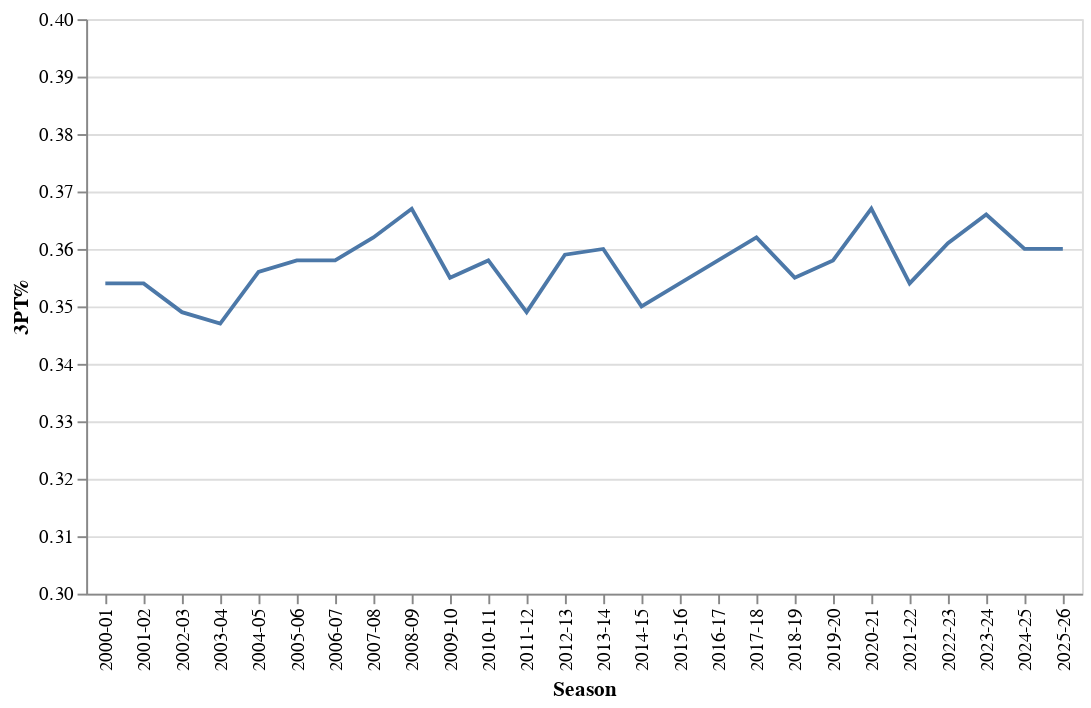

Write notebook code for a chart like this one.
### Code cell
base = alt.Chart(df).mark_line().encode(
    x='Season:O',
    y=alt.Y(
        '3P%',
        title='3PT%',
        scale=alt.Scale(domain=[0.3, 0.4])
)
)

base

### Figure 1 — Vega-Lite specification as saved in the notebook (floating-point values rounded to 4 significant figures)
{"$schema": "https://vega.github.io/schema/vega-lite/v5.20.1.json", "config": {"view": {"continuousHeight": 300, "continuousWidth": 300}}, "data": {"name": "data-1105610c201b2d9f409542ae6ef3847c"}, "datasets": {"data-1105610c201b2d9f409542ae6ef3847c": [{"3P": 13.3, "3P%": 0.36, "3PA": 37, "AST": 26.5, "Age": 26.3, "BLK": 4.8, "DRB": 32.3, "FG": 41.8, "FG%": 0.47, "FGA": 89, "FT": 19.6, "FT%": 0.789, "FT/FGA": 0.22, "FTA": 24.8, "G": 354, "Ht": "6-7", "Lg": "NBA", "MP": 241.7, "ORB": 11.5, "ORB%": 26.2, "ORtg": 115.8, "PF": 21.1, "PTS": 116.6, "Pace": 100, "Rk": 1, "STL": 8.5, "Season": "2025-26", "TOV": 15, "TOV%": 13, "TRB": 43.8, "TS%": 0.583, "Wt": 216, "eFG%": 0.545}, {"3P": 13.5, "3P%": 0.36, "3PA": 37.6, "AST": 26.5, "Age": 26.3, "BLK": 4.9, "DRB": 33, "FG": 41.7, "FG%": 0.467, "FGA": 89.2, "FT": 16.9, "FT%": 0.78, "FT/FGA": 0.189, "FTA": 21.7, "G": 1230, "Ht": "6-7", "Lg": "NBA", "MP": 241.3, "ORB": 11.1, "ORB%": 25.2, "ORtg": 114.5, "PF": 18.6, "PTS": 113.8, "Pace": 98.8, "Rk": 2, "STL": 8.2, "Season": "2024-25", "TOV": 14.3, "TOV%": 12.6, "TRB": 44.1, "TS%": 0.576, "Wt": 216, "eFG%": 0.543}, {"3P": 12.8, "3P%": 0.366, "3PA": 35.1, "AST": 26.7, "Age": 26.4, "BLK": 5.1, "DRB": 33, "FG": 42.2, "FG%": 0.474, "FGA": 88.9, "FT": 17, "FT%": 0.784, "FT/FGA": 0.192, "FTA": 21.7, "G": 1230, "Ht": "6-6", "Lg": "NBA", "MP": 241.4, "ORB": 10.6, "ORB%": 24.2, "ORtg": 115.3, "PF": 18.7, "PTS": 114.2, "Pace": 98.5, "Rk": 3, "STL": 7.5, "Season": "2023-24", "TOV": 13.6, "TOV%": 12.1, "TRB": 43.5, "TS%": 0.58, "Wt": 217, "eFG%": 0.547}, {"3P": 12.3, "3P%": 0.361, "3PA": 34.2, "AST": 25.3, "Age": 26.1, "BLK": 4.7, "DRB": 33, "FG": 42, "FG%": 0.475, "FGA": 88.3, "FT": 18.4, "FT%": 0.782, "FT/FGA": 0.208, "FTA": 23.5, "G": 1230, "Ht": "6-6", "Lg": "NBA", "MP": 241.8, "ORB": 10.4, "ORB%": 24, "ORtg": 114.8, "PF": 20, "PTS": 114.7, "Pace": 99.2, "Rk": 4, "STL": 7.3, "Season": "2022-23", "TOV": 14.1, "TOV%": 12.5, "TRB": 43.4, "TS%": 0.581, "Wt": 217, "eFG%": 0.545}, {"3P": 12.4, "3P%": 0.354, "3PA": 35.2, "AST": 24.6, "Age": 26.1, "BLK": 4.7, "DRB": 34.1, "FG": 40.6, "FG%": 0.461, "FGA": 88.1, "FT": 16.9, "FT%": 0.775, "FT/FGA": 0.192, "FTA": 21.9, "G": 1230, "Ht": "6-6", "Lg": "NBA", "MP": 241.4, "ORB": 10.3, "ORB%": 23.2, "ORtg": 112, "PF": 19.6, "PTS": 110.6, "Pace": 98.2, "Rk": 5, "STL": 7.6, "Season": "2021-22", "TOV": 13.8, "TOV%": 12.3, "TRB": 44.5, "TS%": 0.566, "Wt": 216, "eFG%": 0.532}, {"3P": 12.7, "3P%": 0.367, "3PA": 34.6, "AST": 24.8, "Age": 26.1, "BLK": 4.9, "DRB": 34.5, "FG": 41.2, "FG%": 0.466, "FGA": 88.4, "FT": 17, "FT%": 0.778, "FT/FGA": 0.192, "FTA": 21.8, "G": 1080, "Ht": "6-6", "Lg": "NBA", "MP": 241.4, "ORB": 9.8, "ORB%": 22.2, "ORtg": 112.3, "PF": 19.3, "PTS": 112.1, "Pace": 99.2, "Rk": 6, "STL": 7.6, "Season": "2020-21", "TOV": 13.8, "TOV%": 12.4, "TRB": 44.3, "TS%": 0.572, "Wt": 218, "eFG%": 0.538}, {"3P": 12.2, "3P%": 0.358, "3PA": 34.1, "AST": 24.4, "Age": 26.1, "BLK": 4.9, "DRB": 34.8, "FG": 40.9, "FG%": 0.46, "FGA": 88.8, "FT": 17.9, "FT%": 0.773, "FT/FGA": 0.201, "FTA": 23.1, "G": 1059, "Ht": "6-6", "Lg": "NBA", "MP": 241.8, "ORB": 10.1, "ORB%": 22.5, "ORtg": 110.6, "PF": 20.8, "PTS": 111.8, "Pace": 100.3, "Rk": 7, "STL": 7.6, "Season": "2019-20", "TOV": 14.5, "TOV%": 12.8, "TRB": 44.8, "TS%": 0.565, "Wt": 218, "eFG%": 0.529}, {"3P": 11.4, "3P%": 0.355, "3PA": 32, "AST": 24.6, "Age": 26.3, "BLK": 5, "DRB": 34.8, "FG": 41.1, "FG%": 0.461, "FGA": 89.2, "FT": 17.7, "FT%": 0.766, "FT/FGA": 0.198, "FTA": 23.1, "G": 1230, "Ht": "6-6", "Lg": "NBA", "MP": 241.6, "ORB": 10.3, "ORB%": 22.9, "ORtg": 110.4, "PF": 20.9, "PTS": 111.2, "Pace": 100, "Rk": 8, "STL": 7.6, "Season": "2018-19", "TOV": 14.1, "TOV%": 12.4, "TRB": 45.2, "TS%": 0.56, "Wt": 220, "eFG%": 0.524}, {"3P": 10.5, "3P%": 0.362, "3PA": 29, "AST": 23.2, "Age": 26.4, "BLK": 4.8, "DRB": 33.8, "FG": 39.6, "FG%": 0.46, "FGA": 86.1, "FT": 16.6, "FT%": 0.767, "FT/FGA": 0.193, "FTA": 21.7, "G": 1230, "Ht": "6-7", "Lg": "NBA", "MP": 241.4, "ORB": 9.7, "ORB%": 22.3, "ORtg": 108.6, "PF": 19.9, "PTS": 106.3, "Pace": 97.3, "Rk": 9, "STL": 7.7, "Season": "2017-18", "TOV": 14.3, "TOV%": 13, "TRB": 43.5, "TS%": 0.556, "Wt": 221, "eFG%": 0.521}, {"3P": 9.7, "3P%": 0.358, "3PA": 27, "AST": 22.6, "Age": 26.6, "BLK": 4.7, "DRB": 33.4, "FG": 39, "FG%": 0.457, "FGA": 85.4, "FT": 17.8, "FT%": 0.772, "FT/FGA": 0.209, "FTA": 23.1, "G": 1230, "Ht": "6-7", "Lg": "NBA", "MP": 241.6, "ORB": 10.1, "ORB%": 23.3, "ORtg": 108.8, "PF": 19.9, "PTS": 105.6, "Pace": 96.4, "Rk": 10, "STL": 7.7, "Season": "2016-17", "TOV": 14, "TOV%": 12.7, "TRB": 43.5, "TS%": 0.552, "Wt": 222, "eFG%": 0.514}, {"3P": 8.5, "3P%": 0.354, "3PA": 24.1, "AST": 22.3, "Age": 26.7, "BLK": 5, "DRB": 33.3, "FG": 38.2, "FG%": 0.452, "FGA": 84.6, "FT": 17.7, "FT%": 0.757, "FT/FGA": 0.209, "FTA": 23.4, "G": 1230, "Ht": "6-7", "Lg": "NBA", "MP": 241.8, "ORB": 10.4, "ORB%": 23.8, "ORtg": 106.4, "PF": 20.3, "PTS": 102.7, "Pace": 95.8, "Rk": 11, "STL": 7.8, "Season": "2015-16", "TOV": 14.4, "TOV%": 13.2, "TRB": 43.8, "TS%": 0.541, "Wt": 222, "eFG%": 0.502}, {"3P": 7.8, "3P%": 0.35, "3PA": 22.4, "AST": 22, "Age": 26.7, "BLK": 4.8, "DRB": 32.4, "FG": 37.5, "FG%": 0.449, "FGA": 83.6, "FT": 17.1, "FT%": 0.75, "FT/FGA": 0.205, "FTA": 22.8, "G": 1230, "Ht": "6-7", "Lg": "NBA", "MP": 242, "ORB": 10.9, "ORB%": 25.1, "ORtg": 105.6, "PF": 20.2, "PTS": 100, "Pace": 93.9, "Rk": 12, "STL": 7.7, "Season": "2014-15", "TOV": 14.4, "TOV%": 13.3, "TRB": 43.3, "TS%": 0.534, "Wt": 223, "eFG%": 0.496}, {"3P": 7.7, "3P%": 0.36, "3PA": 21.5, "AST": 22, "Age": 26.5, "BLK": 4.7, "DRB": 31.8, "FG": 37.7, "FG%": 0.454, "FGA": 83, "FT": 17.8, "FT%": 0.756, "FT/FGA": 0.215, "FTA": 23.6, "G": 1230, "Ht": "6-7", "Lg": "NBA", "MP": 242, "ORB": 10.9, "ORB%": 25.5, "ORtg": 106.6, "PF": 20.7, "PTS": 101, "Pace": 93.9, "Rk": 13, "STL": 7.7, "Season": "2013-14", "TOV": 14.6, "TOV%": 13.6, "TRB": 42.7, "TS%": 0.541, "Wt": 223, "eFG%": 0.501}, {"3P": 7.2, "3P%": 0.359, "3PA": 20, "AST": 22.1, "Age": 26.7, "BLK": 5.1, "DRB": 31, "FG": 37.1, "FG%": 0.453, "FGA": 82, "FT": 16.7, "FT%": 0.753, "FT/FGA": 0.204, "FTA": 22.2, "G": 1229, "Ht": "6-7", "Lg": "NBA", "MP": 241.9, "ORB": 11.2, "ORB%": 26.5, "ORtg": 105.8, "PF": 19.8, "PTS": 98.1, "Pace": 92, "Rk": 14, "STL": 7.8, "Season": "2012-13", "TOV": 14.6, "TOV%": 13.7, "TRB": 42.1, "TS%": 0.535, "Wt": 223, "eFG%": 0.496}, {"3P": 6.4, "3P%": 0.349, "3PA": 18.4, "AST": 21, "Age": 26.6, "BLK": 5.1, "DRB": 30.8, "FG": 36.5, "FG%": 0.448, "FGA": 81.4, "FT": 16.9, "FT%": 0.752, "FT/FGA": 0.208, "FTA": 22.5, "G": 990, "Ht": "6-7", "Lg": "NBA", "MP": 241.9, "ORB": 11.4, "ORB%": 27, "ORtg": 104.6, "PF": 19.6, "PTS": 96.3, "Pace": 91.3, "Rk": 15, "STL": 7.7, "Season": "2011-12", "TOV": 14.6, "TOV%": 13.8, "TRB": 42.2, "TS%": 0.527, "Wt": 223, "eFG%": 0.487}, {"3P": 6.5, "3P%": 0.358, "3PA": 18, "AST": 21.5, "Age": 26.6, "BLK": 4.9, "DRB": 30.5, "FG": 37.2, "FG%": 0.459, "FGA": 81.2, "FT": 18.6, "FT%": 0.763, "FT/FGA": 0.229, "FTA": 24.4, "G": 1230, "Ht": "6-7", "Lg": "NBA", "MP": 241.9, "ORB": 10.9, "ORB%": 26.4, "ORtg": 107.3, "PF": 20.7, "PTS": 99.6, "Pace": 92.1, "Rk": 16, "STL": 7.3, "Season": "2010-11", "TOV": 14.3, "TOV%": 13.4, "TRB": 41.4, "TS%": 0.541, "Wt": 223, "eFG%": 0.498}, {"3P": 6.4, "3P%": 0.355, "3PA": 18.1, "AST": 21.2, "Age": 26.6, "BLK": 4.9, "DRB": 30.8, "FG": 37.7, "FG%": 0.461, "FGA": 81.7, "FT": 18.6, "FT%": 0.759, "FT/FGA": 0.228, "FTA": 24.5, "G": 1230, "Ht": "6-7", "Lg": "NBA", "MP": 241.7, "ORB": 11, "ORB%": 26.3, "ORtg": 107.6, "PF": 20.9, "PTS": 100.4, "Pace": 92.7, "Rk": 17, "STL": 7.2, "Season": "2009-10", "TOV": 14.2, "TOV%": 13.3, "TRB": 41.7, "TS%": 0.543, "Wt": 222, "eFG%": 0.501}, {"3P": 6.6, "3P%": 0.367, "3PA": 18.1, "AST": 21, "Age": 26.6, "BLK": 4.8, "DRB": 30.3, "FG": 37.1, "FG%": 0.459, "FGA": 80.9, "FT": 19.1, "FT%": 0.771, "FT/FGA": 0.236, "FTA": 24.7, "G": 1230, "Ht": "6-7", "Lg": "NBA", "MP": 241.7, "ORB": 11, "ORB%": 26.7, "ORtg": 108.3, "PF": 21, "PTS": 100, "Pace": 91.7, "Rk": 18, "STL": 7.3, "Season": "2008-09", "TOV": 14, "TOV%": 13.3, "TRB": 41.3, "TS%": 0.544, "Wt": 221, "eFG%": 0.5}, {"3P": 6.6, "3P%": 0.362, "3PA": 18.1, "AST": 21.8, "Age": 26.8, "BLK": 4.7, "DRB": 30.8, "FG": 37.3, "FG%": 0.457, "FGA": 81.5, "FT": 18.8, "FT%": 0.755, "FT/FGA": 0.231, "FTA": 24.9, "G": 1230, "Ht": "6-7", "Lg": "NBA", "MP": 241.5, "ORB": 11.2, "ORB%": 26.7, "ORtg": 107.5, "PF": 21, "PTS": 99.9, "Pace": 92.4, "Rk": 19, "STL": 7.3, "Season": "2007-08", "TOV": 14.1, "TOV%": 13.2, "TRB": 42, "TS%": 0.54, "Wt": 220, "eFG%": 0.497}, {"3P": 6.1, "3P%": 0.358, "3PA": 16.9, "AST": 21.3, "Age": 26.6, "BLK": 4.6, "DRB": 29.9, "FG": 36.5, "FG%": 0.458, "FGA": 79.7, "FT": 19.6, "FT%": 0.752, "FT/FGA": 0.246, "FTA": 26.1, "G": 1230, "Ht": "6-7", "Lg": "NBA", "MP": 242.2, "ORB": 11.1, "ORB%": 27.1, "ORtg": 106.5, "PF": 22.2, "PTS": 98.7, "Pace": 91.9, "Rk": 20, "STL": 7.2, "Season": "2006-07", "TOV": 15.1, "TOV%": 14.2, "TRB": 41.1, "TS%": 0.541, "Wt": 219, "eFG%": 0.496}, {"3P": 5.7, "3P%": 0.358, "3PA": 16, "AST": 20.6, "Age": 26.5, "BLK": 4.7, "DRB": 29.8, "FG": 35.8, "FG%": 0.454, "FGA": 79, "FT": 19.6, "FT%": 0.745, "FT/FGA": 0.248, "FTA": 26.3, "G": 1230, "Ht": "6-7", "Lg": "NBA", "MP": 242.1, "ORB": 11.2, "ORB%": 27.3, "ORtg": 106.2, "PF": 22.8, "PTS": 97, "Pace": 90.5, "Rk": 21, "STL": 7.2, "Season": "2005-06", "TOV": 14.4, "TOV%": 13.7, "TRB": 41, "TS%": 0.536, "Wt": 220, "eFG%": 0.49}, {"3P": 5.6, "3P%": 0.356, "3PA": 15.8, "AST": 21.3, "Age": 26.9, "BLK": 4.9, "DRB": 29.8, "FG": 35.9, "FG%": 0.447, "FGA": 80.3, "FT": 19.7, "FT%": 0.756, "FT/FGA": 0.245, "FTA": 26.1, "G": 1230, "Ht": "6-7", "Lg": "NBA", "MP": 241.9, "ORB": 12, "ORB%": 28.7, "ORtg": 106.1, "PF": 22.6, "PTS": 97.2, "Pace": 90.9, "Rk": 22, "STL": 7.5, "Season": "2004-05", "TOV": 14.5, "TOV%": 13.6, "TRB": 41.9, "TS%": 0.529, "Wt": 220, "eFG%": 0.482}, {"3P": 5.2, "3P%": 0.347, "3PA": 14.9, "AST": 21.3, "Age": 27, "BLK": 5.1, "DRB": 30.1, "FG": 35, "FG%": 0.439, "FGA": 79.8, "FT": 18.2, "FT%": 0.752, "FT/FGA": 0.228, "FTA": 24.2, "G": 1189, "Ht": "6-7", "Lg": "NBA", "MP": 241.7, "ORB": 12.1, "ORB%": 28.6, "ORtg": 102.9, "PF": 21.4, "PTS": 93.4, "Pace": 90.1, "Rk": 23, "STL": 7.9, "Season": "2003-04", "TOV": 15, "TOV%": 14.2, "TRB": 42.2, "TS%": 0.516, "Wt": 220, "eFG%": 0.471}, {"3P": 5.1, "3P%": 0.349, "3PA": 14.7, "AST": 21.5, "Age": 27.2, "BLK": 5, "DRB": 30.3, "FG": 35.7, "FG%": 0.442, "FGA": 80.8, "FT": 18.5, "FT%": 0.758, "FT/FGA": 0.229, "FTA": 24.4, "G": 1189, "Ht": "6-7", "Lg": "NBA", "MP": 242, "ORB": 12, "ORB%": 28.5, "ORtg": 103.6, "PF": 21.8, "PTS": 95.1, "Pace": 91, "Rk": 24, "STL": 7.9, "Season": "2002-03", "TOV": 14.9, "TOV%": 14, "TRB": 42.3, "TS%": 0.519, "Wt": 219, "eFG%": 0.474}, {"3P": 5.2, "3P%": 0.354, "3PA": 14.7, "AST": 21.9, "Age": 27.4, "BLK": 5.2, "DRB": 30.2, "FG": 36.2, "FG%": 0.445, "FGA": 81.3, "FT": 17.9, "FT%": 0.752, "FT/FGA": 0.221, "FTA": 23.8, "G": 1189, "Ht": "6-7", "Lg": "NBA", "MP": 241.7, "ORB": 12.2, "ORB%": 28.9, "ORtg": 104.5, "PF": 21.2, "PTS": 95.5, "Pace": 90.7, "Rk": 25, "STL": 7.8, "Season": "2001-02", "TOV": 14.5, "TOV%": 13.6, "TRB": 42.4, "TS%": 0.52, "Wt": 218, "eFG%": 0.477}, {"3P": 4.8, "3P%": 0.354, "3PA": 13.7, "AST": 21.8, "Age": 27.7, "BLK": 5.3, "DRB": 30.5, "FG": 35.7, "FG%": 0.443, "FGA": 80.6, "FT": 18.6, "FT%": 0.748, "FT/FGA": 0.231, "FTA": 24.9, "G": 1189, "Ht": "6-7", "Lg": "NBA", "MP": 242, "ORB": 12, "ORB%": 28.2, "ORtg": 103, "PF": 22.3, "PTS": 94.8, "Pace": 91.3, "Rk": 26, "STL": 7.8, "Season": "2000-01", "TOV": 15, "TOV%": 14.1, "TRB": 42.5, "TS%": 0.518, "Wt": 217, "eFG%": 0.473}]}, "encoding": {"x": {"field": "Season", "type": "ordinal"}, "y": {"field": "3P%", "scale": {"domain": [0.3, 0.4]}, "title": "3PT%", "type": "quantitative"}}, "mark": {"type": "line"}}
